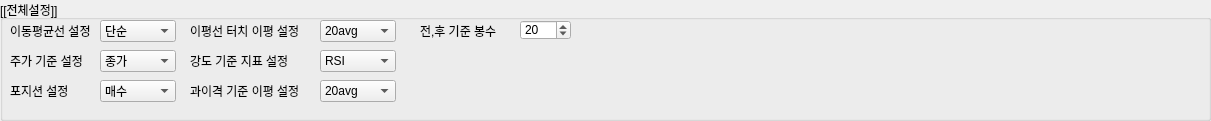
     <widget class="QGroupBox" name="groupBox_15">
      <property name="geometry">
       <rect>
        <x>10</x>
        <y>10</y>
        <width>1211</width>
        <height>121</height>
       </rect>
      </property>
      <property name="title">
       <string>[[전체설정]]</string>
      </property>
      <widget class="QLabel" name="label">
       <property name="geometry">
        <rect>
         <x>10</x>
         <y>20</y>
         <width>91</width>
         <height>21</height>
        </rect>
       </property>
       <property name="text">
        <string>이동평균선 설정</string>
       </property>
      </widget>
      <widget class="QComboBox" name="combo_avgline">
       <property name="geometry">
        <rect>
         <x>100</x>
         <y>20</y>
         <width>76</width>
         <height>22</height>
        </rect>
       </property>
       <item>
        <property name="text">
         <string>단순</string>
        </property>
       </item>
       <item>
        <property name="text">
         <string>지수</string>
        </property>
       </item>
      </widget>
      <widget class="QLabel" name="label_3">
       <property name="geometry">
        <rect>
         <x>10</x>
         <y>50</y>
         <width>81</width>
         <height>21</height>
        </rect>
       </property>
       <property name="text">
        <string>주가 기준 설정</string>
       </property>
      </widget>
      <widget class="QComboBox" name="combo_price">
       <property name="geometry">
        <rect>
         <x>100</x>
         <y>50</y>
         <width>76</width>
         <height>22</height>
        </rect>
       </property>
       <item>
        <property name="text">
         <string>종가</string>
        </property>
       </item>
       <item>
        <property name="text">
         <string>(시+고+저)/3</string>
        </property>
       </item>
      </widget>
      <widget class="QLabel" name="label_4">
       <property name="geometry">
        <rect>
         <x>190</x>
         <y>50</y>
         <width>111</width>
         <height>21</height>
        </rect>
       </property>
       <property name="text">
        <string>강도 기준 지표 설정</string>
       </property>
      </widget>
      <widget class="QComboBox" name="combo_strength">
       <property name="geometry">
        <rect>
         <x>320</x>
         <y>50</y>
         <width>76</width>
         <height>22</height>
        </rect>
       </property>
       <item>
        <property name="text">
         <string>RSI</string>
        </property>
       </item>
       <item>
        <property name="text">
         <string>Sto</string>
        </property>
       </item>
      </widget>
      <widget class="QLabel" name="label_7">
       <property name="geometry">
        <rect>
         <x>190</x>
         <y>80</y>
         <width>121</width>
         <height>21</height>
        </rect>
       </property>
       <property name="text">
        <string>과이격 기준 이평 설정</string>
       </property>
      </widget>
      <widget class="QComboBox" name="combo_separ">
       <property name="geometry">
        <rect>
         <x>320</x>
         <y>80</y>
         <width>76</width>
         <height>22</height>
        </rect>
       </property>
       <item>
        <property name="text">
         <string>20avg</string>
        </property>
       </item>
       <item>
        <property name="text">
         <string>60avg</string>
        </property>
       </item>
       <item>
        <property name="text">
         <string>120avg</string>
        </property>
       </item>
       <item>
        <property name="text">
         <string>200avg</string>
        </property>
       </item>
      </widget>
      <widget class="QLabel" name="label_15">
       <property name="geometry">
        <rect>
         <x>190</x>
         <y>20</y>
         <width>121</width>
         <height>21</height>
        </rect>
       </property>
       <property name="text">
        <string>이평선 터치 이평 설정</string>
       </property>
      </widget>
      <widget class="QComboBox" name="combo_avgtouch">
       <property name="geometry">
        <rect>
         <x>320</x>
         <y>20</y>
         <width>76</width>
         <height>22</height>
        </rect>
       </property>
       <item>
        <property name="text">
         <string>20avg</string>
        </property>
       </item>
       <item>
        <property name="text">
         <string>60avg</string>
        </property>
       </item>
       <item>
        <property name="text">
         <string>120avg</string>
        </property>
       </item>
       <item>
        <property name="text">
         <string>200avg</string>
        </property>
       </item>
       <item>
        <property name="text">
         <string>240avg</string>
        </property>
       </item>
      </widget>
      <widget class="QLabel" name="label_30">
       <property name="geometry">
        <rect>
         <x>10</x>
         <y>80</y>
         <width>71</width>
         <height>21</height>
        </rect>
       </property>
       <property name="text">
        <string>포지션 설정</string>
       </property>
      </widget>
      <widget class="QComboBox" name="combo_position">
       <property name="geometry">
        <rect>
         <x>100</x>
         <y>80</y>
         <width>76</width>
         <height>22</height>
        </rect>
       </property>
       <item>
        <property name="text">
         <string>매수</string>
        </property>
       </item>
       <item>
        <property name="text">
         <string>매도</string>
        </property>
       </item>
      </widget>
      <widget class="QLabel" name="label_5">
       <property name="geometry">
        <rect>
         <x>420</x>
         <y>20</y>
         <width>91</width>
         <height>21</height>
        </rect>
       </property>
       <property name="text">
        <string>전,후 기준 봉수</string>
       </property>
      </widget>
      <widget class="QSpinBox" name="spinBox_bar">
       <property name="geometry">
        <rect>
         <x>520</x>
         <y>20</y>
         <width>51</width>
         <height>20</height>
        </rect>
       </property>
       <property name="maximum">
        <number>200</number>
       </property>
       <property name="singleStep">
        <number>5</number>
       </property>
       <property name="value">
        <number>20</number>
       </property>
      </widget>
     </widget>
